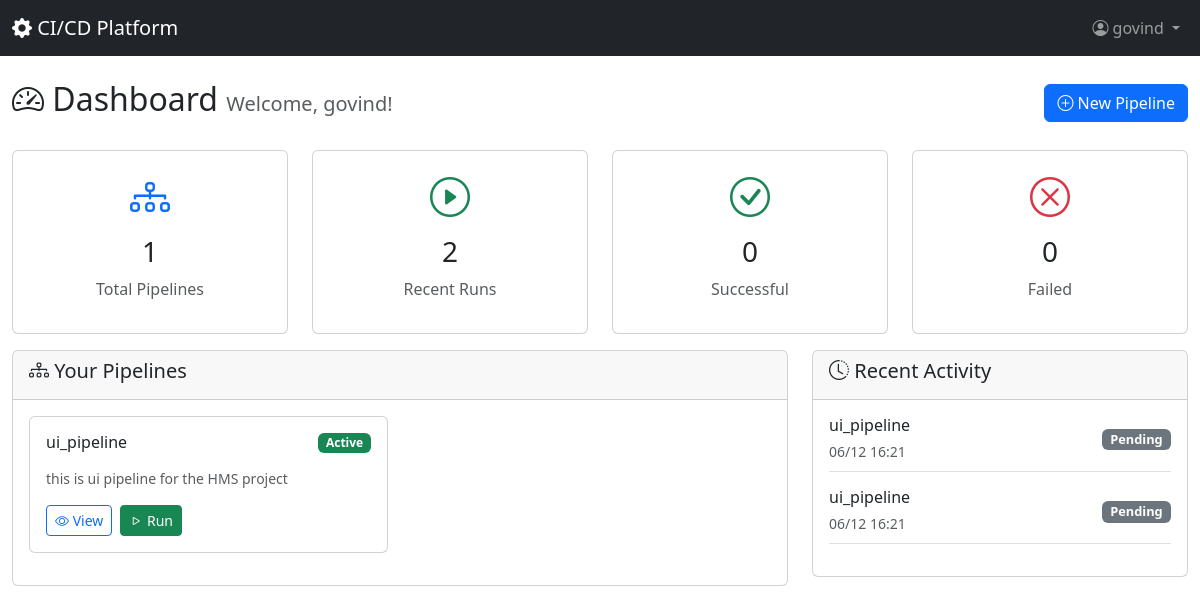
The page /dashboard (signed in) on the database as committed earlier.
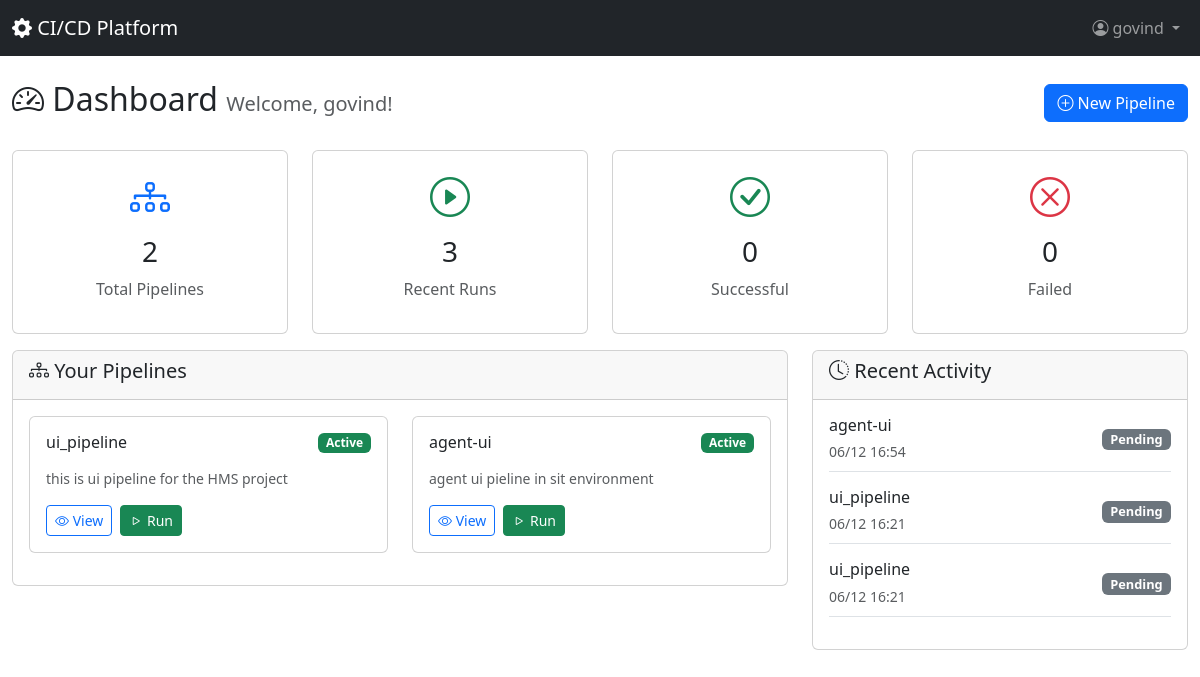
The same page on the database as committed later.
### models/user.py (models this page shows, shortened)
class User(db.Model):
    __tablename__ = 'users'
    id = db.Column(db.Integer, primary_key=True)
    username = db.Column(db.String(80), unique=True, nullable=False)
    email = db.Column(db.String(120), unique=True, nullable=False)
    password_hash = db.Column(db.String(255), nullable=False)
    created_at = db.Column(db.DateTime, default=datetime.utcnow)
    updated_at = db.Column(db.DateTime, default=datetime.utcnow, onupdate=datetime.utcnow)
    owned_pipelines = db.relationship('Pipeline', foreign_keys='Pipeline.owner_id', backref='owner', lazy=True)
    pipeline_permissions = db.relationship(
        'PipelinePermission',
        foreign_keys='PipelinePermission.user_id',
        backref='user',
        lazy=True
    )
    granted_permissions = db.relationship(
        'PipelinePermission',
        foreign_keys='PipelinePermission.granted_by_user_id',
        backref='granted_by_user',
        lazy=True
    )
    triggered_executions = db.relationship(
        'PipelineExecution',
        foreign_keys='PipelineExecution.triggered_by_user_id',
        backref='triggered_by_user',
        lazy=True
    )

### models/pipeline.py (models this page shows, shortened)
class Pipeline(db.Model):
    __tablename__ = 'pipelines'
    id = db.Column(db.Integer, primary_key=True)
    owner_id = db.Column(db.Integer, db.ForeignKey('users.id'), nullable=False)
    name = db.Column(db.String(100), nullable=False)
    description = db.Column(db.Text)
    trigger_token = db.Column(db.String(64), unique=True, nullable=False)
    is_active = db.Column(db.Boolean, default=True)
    created_at = db.Column(db.DateTime, default=datetime.utcnow)
    updated_at = db.Column(db.DateTime, default=datetime.utcnow, onupdate=datetime.utcnow)
    configurations = db.relationship('PipelineConfiguration', backref='pipeline', lazy=True)
    executions = db.relationship('PipelineExecution', backref='pipeline', lazy=True)
    permissions = db.relationship('PipelinePermission', backref='pipeline', lazy=True)

class PipelineExecution(db.Model):
    __tablename__ = 'pipeline_executions'
    id = db.Column(db.Integer, primary_key=True)
    pipeline_id = db.Column(db.Integer, db.ForeignKey('pipelines.id'), nullable=False)
    configuration_id = db.Column(db.Integer, db.ForeignKey('pipeline_configurations.id'), nullable=False)
    triggered_by_user_id = db.Column(db.Integer, db.ForeignKey('users.id'), nullable=True)
    trigger_method = db.Column(db.Enum('manual', 'webhook', name='trigger_method_enum'), nullable=False)
    status = db.Column(db.Enum('pending', 'running', 'success', 'failed', 'cancelled', name='execution_status_enum'), default='pending')
    started_at = db.Column(db.DateTime, default=datetime.utcnow)
    completed_at = db.Column(db.DateTime)
    logs = db.Column(db.Text)
    error_message = db.Column(db.Text)
    execution_metadata = db.Column(db.JSON)

### routes/web.py (the view)
@web_bp.route('/dashboard')
@login_required
def dashboard():
    user_id = session['user_id']
    user = User.query.get(user_id)
    pipelines = get_user_accessible_pipelines(user_id)
    pipeline_ids = [p.id for p in pipelines]
    recent_executions = []
    if pipeline_ids:
        recent_executions = PipelineExecution.query.filter(
            PipelineExecution.pipeline_id.in_(pipeline_ids)
        ).order_by(PipelineExecution.started_at.desc()).limit(5).all()
    return render_template('dashboard.html',
                         user=user,
                         pipelines=pipelines,
                         recent_executions=recent_executions)

### routes/user_management.py (called while the page is built)
def get_user_accessible_pipelines(user_id):
    owned_pipelines = Pipeline.query.filter_by(owner_id=user_id)
    permitted_pipelines = Pipeline.query.join(PipelinePermission).filter(
        PipelinePermission.user_id == user_id
    )
    all_pipelines = owned_pipelines.union(permitted_pipelines).all()
    return all_pipelines

### routes/web.py (called while the page is built)
def login_required(f):
    @functools.wraps(f)
    def decorated_function(*args, **kwargs):
        if 'user_id' not in session:
            return redirect(url_for('web.login'))
        return f(*args, **kwargs)
    return decorated_function

### templates/dashboard.html (shortened to what this page needs)
{% extends "base.html" %}  {% block content %}
<div class="row mt-4">
  <div class="col-12">
    <div class="d-flex justify-content-between align-items-center mb-4">
      <h2>
        <i class="bi bi-speedometer2"></i> Dashboard
        <span class="text-muted fs-5">Welcome, {{ user.username }}!</span>
      </h2>
      <a href="{{ url_for('web.create_pipeline') }}" class="btn btn-primary">
        <i class="bi bi-plus-circle"></i> New Pipeline
      </a>
    </div>
  </div>
</div>
<div class="row">
  <div class="col-md-3 mb-3">
    <div class="card text-center">
      <div class="card-body">
        <i class="bi bi-diagram-3 fs-1 text-primary"></i>
        <h3 class="mt-2">{{ pipelines|length }}</h3>
        <p class="text-muted">Total Pipelines</p>
      </div>
    </div>
  </div>
  <div class="col-md-3 mb-3">
    <div class="card text-center">
      <div class="card-body">
        <i class="bi bi-play-circle fs-1 text-success"></i>
        <h3 class="mt-2">{{ recent_executions|length }}</h3>
        <p class="text-muted">Recent Runs</p>
      </div>
    </div>
  </div>
  <div class="col-md-3 mb-3">
    <div class="card text-center">
      <div class="card-body">
        <i class="bi bi-check-circle fs-1 text-success"></i>
        <h3 class="mt-2">
          {{ recent_executions|selectattr("status", "equalto",
          "success")|list|length }}
        </h3>
        <p class="text-muted">Successful</p>
      </div>
    </div>
  </div>
  <div class="col-md-3 mb-3">
    <div class="card text-center">
      <div class="card-body">
        <i class="bi bi-x-circle fs-1 text-danger"></i>
        <h3 class="mt-2">
          {{ recent_executions|selectattr("status", "equalto",
          "failed")|list|length }}
        </h3>
        <p class="text-muted">Failed</p>
      </div>
    </div>
  </div>
</div>
<div class="row">
  <div class="col-lg-8">
    <div class="card">
      <div class="card-header">
        <h5><i class="bi bi-diagram-3"></i> Your Pipelines</h5>
      </div>
      <div class="card-body">
        {% if pipelines %}
        <div class="row">
          {% for pipeline in pipelines %}
          <div class="col-md-6 mb-3">
            <div class="card pipeline-card h-100">
              <div class="card-body">
                <div
                  class="d-flex justify-content-between align-items-start mb-2"
                >
                  <h6 class="card-title">{{ pipeline.name }}</h6>
                  <span
                    class="badge bg-{{ 'success' if pipeline.is_active else 'secondary' }}"
                  >
                    {{ 'Active' if pipeline.is_active else 'Inactive' }}
                  </span>
                </div>
                <p class="card-text text-muted small">
                  {{ pipeline.description or 'No description' }}
                </p>
                <div class="d-flex gap-2">
                  <a
                    href="{{ url_for('web.view_pipeline', pipeline_id=pipeline.id) }}"
                    class="btn btn-sm btn-outline-primary"
                  >
                    <i class="bi bi-eye"></i> View
                  </a>
                  <form
                    method="POST"
                    action="{{ url_for('web.trigger_pipeline_manual', pipeline_id=pipeline.id) }}"
                    style="display: inline"
                  >
                    <button type="submit" class="btn btn-sm btn-success">
                      <i class="bi bi-play"></i> Run
                    </button>
                  </form>
                </div>
              </div>
            </div>
          </div>
          {% endfor %}
        </div>
        {% endif %}
      </div>
    </div>
  </div>
  <div class="col-lg-4">
    <div class="card">
      <div class="card-header">
        <h5><i class="bi bi-clock-history"></i> Recent Activity</h5>
      </div>
      <div class="card-body">
        {% if recent_executions %} {% for execution in recent_executions %}
        <div
          class="d-flex justify-content-between align-items-center mb-3 pb-2 border-bottom"
        >
          <div>
            <h6 class="mb-1">{{ execution.pipeline.name }}</h6>
            <small class="text-muted">
              {{ execution.started_at.strftime('%m/%d %H:%M') }}
            </small>
          </div>
          <span
            class="badge status-badge bg-{% if execution.status == 'success' %}success{% elif execution.status == 'failed' %}danger{% elif execution.status == 'running' %}warning{% else %}secondary{% endif %}"
          >
            {{ execution.status.title() }}
          </span>
        </div>
        {% endfor %} {% else %}
        <p class="text-muted text-center">No recent activity</p>
        {% endif %}
      </div>
    </div>
  </div>
</div>
{% endblock %}

### templates/base.html (shortened to what this page needs)
<!DOCTYPE html>
<html lang="en">
  <head>
    <link
      href="https://cdn.jsdelivr.net/npm/bootstrap@5.3.0/dist/css/bootstrap.min.css"
      rel="stylesheet"
    />
    <link
      href="https://cdn.jsdelivr.net/npm/bootstrap-icons@1.10.0/font/bootstrap-icons.css"
      rel="stylesheet"
    />
  </head>
  <body>
    {% if session.user_id %}
    <nav class="navbar navbar-expand-lg navbar-dark bg-dark">
      <div class="container-fluid">
        <a class="navbar-brand" href="{{ url_for('web.dashboard') }}">
          <i class="bi bi-gear-fill"></i> CI/CD Platform
        </a>
        <div class="navbar-nav ms-auto">
          <div class="nav-item dropdown">
            <a
              class="nav-link dropdown-toggle"
              href="#"
              role="button"
              data-bs-toggle="dropdown"
            >
              <i class="bi bi-person-circle"></i> {{ session.username }}
            </a>
          </div>
        </div>
      </div>
    </nav>
    {% endif %}
    <div class="container-fluid">
       {% block content %}{% endblock %}
    </div>
  </body>
</html>

### templates/base.html (style rules this page uses)
.pipeline-card { transition: transform 0.2s; }
.status-badge { font-size: 0.8em; }

Rows that differ between the two databases and show on the page:
added Pipeline: name "agent-ui", is_active "Active", description "agent ui pieline in sit environment"
added PipelineExecution: pipeline.name "agent-ui", started_at "06/12 16:54", status "Pending"
Other text that changed with them:
{{ pipelines|length }}: "1" → "2"
{{ recent_executions|length }}: "2" → "3"
